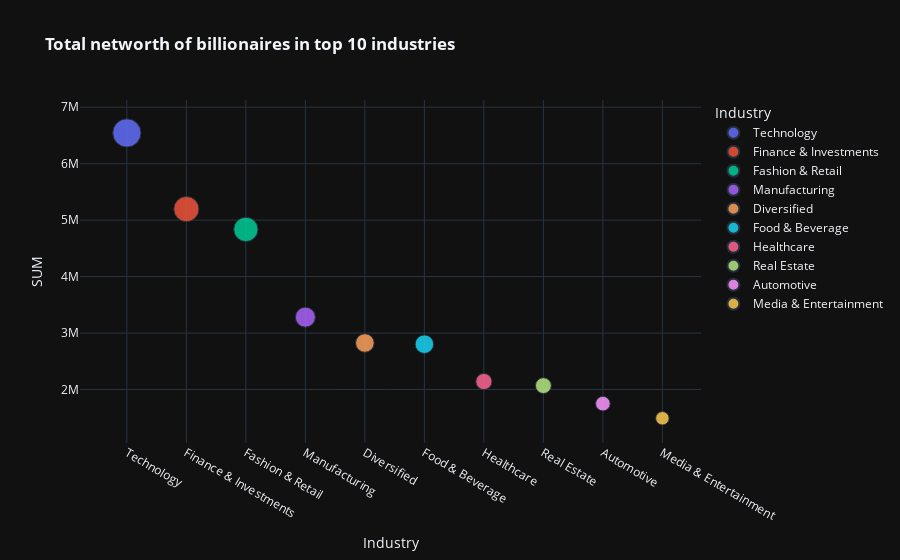

Here is the notebook cell this chart was saved with:
### Code cell
fig=px.scatter(Top_industry, x ='Industry', y = 'SUM', template = 'plotly_dark', color = 'Industry', size = 'SUM' , opacity = 0.85, title="<b>Total networth of billionaires in top 10 industries")
fig.show()

### Figure 1 — Plotly figure (JSON) as saved in the notebook; plotly's stock layout.template omitted (floating-point values rounded to 4 significant figures)
{"data": [{"hovertemplate": "Industry=%{x}<br>SUM=%{marker.size}<extra></extra>", "legendgroup": "Technology", "marker": {"color": "#636efa", "opacity": 0.85, "size": [6544100], "sizemode": "area", "sizeref": 16360.0, "symbol": "circle"}, "mode": "markers", "name": "Technology", "orientation": "v", "showlegend": true, "type": "scatter", "x": ["Technology"], "xaxis": "x", "y": [6544100], "yaxis": "y"}, {"hovertemplate": "Industry=%{x}<br>SUM=%{marker.size}<extra></extra>", "legendgroup": "Finance & Investments", "marker": {"color": "#EF553B", "opacity": 0.85, "size": [5196100], "sizemode": "area", "sizeref": 16360.0, "symbol": "circle"}, "mode": "markers", "name": "Finance & Investments", "orientation": "v", "showlegend": true, "type": "scatter", "x": ["Finance & Investments"], "xaxis": "x", "y": [5196100], "yaxis": "y"}, {"hovertemplate": "Industry=%{x}<br>SUM=%{marker.size}<extra></extra>", "legendgroup": "Fashion & Retail", "marker": {"color": "#00cc96", "opacity": 0.85, "size": [4835800], "sizemode": "area", "sizeref": 16360.0, "symbol": "circle"}, "mode": "markers", "name": "Fashion & Retail", "orientation": "v", "showlegend": true, "type": "scatter", "x": ["Fashion & Retail"], "xaxis": "x", "y": [4835800], "yaxis": "y"}, {"hovertemplate": "Industry=%{x}<br>SUM=%{marker.size}<extra></extra>", "legendgroup": "Manufacturing", "marker": {"color": "#ab63fa", "opacity": 0.85, "size": [3281100], "sizemode": "area", "sizeref": 16360.0, "symbol": "circle"}, "mode": "markers", "name": "Manufacturing", "orientation": "v", "showlegend": true, "type": "scatter", "x": ["Manufacturing"], "xaxis": "x", "y": [3281100], "yaxis": "y"}, {"hovertemplate": "Industry=%{x}<br>SUM=%{marker.size}<extra></extra>", "legendgroup": "Diversified", "marker": {"color": "#FFA15A", "opacity": 0.85, "size": [2824500], "sizemode": "area", "sizeref": 16360.0, "symbol": "circle"}, "mode": "markers", "name": "Diversified", "orientation": "v", "showlegend": true, "type": "scatter", "x": ["Diversified"], "xaxis": "x", "y": [2824500], "yaxis": "y"}, {"hovertemplate": "Industry=%{x}<br>SUM=%{marker.size}<extra></extra>", "legendgroup": "Food & Beverage", "marker": {"color": "#19d3f3", "opacity": 0.85, "size": [2803250], "sizemode": "area", "sizeref": 16360.0, "symbol": "circle"}, "mode": "markers", "name": "Food & Beverage", "orientation": "v", "showlegend": true, "type": "scatter", "x": ["Food & Beverage"], "xaxis": "x", "y": [2803250], "yaxis": "y"}, {"hovertemplate": "Industry=%{x}<br>SUM=%{marker.size}<extra></extra>", "legendgroup": "Healthcare", "marker": {"color": "#FF6692", "opacity": 0.85, "size": [2141700], "sizemode": "area", "sizeref": 16360.0, "symbol": "circle"}, "mode": "markers", "name": "Healthcare", "orientation": "v", "showlegend": true, "type": "scatter", "x": ["Healthcare"], "xaxis": "x", "y": [2141700], "yaxis": "y"}, {"hovertemplate": "Industry=%{x}<br>SUM=%{marker.size}<extra></extra>", "legendgroup": "Real Estate", "marker": {"color": "#B6E880", "opacity": 0.85, "size": [2069400], "sizemode": "area", "sizeref": 16360.0, "symbol": "circle"}, "mode": "markers", "name": "Real Estate", "orientation": "v", "showlegend": true, "type": "scatter", "x": ["Real Estate"], "xaxis": "x", "y": [2069400], "yaxis": "y"}, {"hovertemplate": "Industry=%{x}<br>SUM=%{marker.size}<extra></extra>", "legendgroup": "Automotive", "marker": {"color": "#FF97FF", "opacity": 0.85, "size": [1749600], "sizemode": "area", "sizeref": 16360.0, "symbol": "circle"}, "mode": "markers", "name": "Automotive", "orientation": "v", "showlegend": true, "type": "scatter", "x": ["Automotive"], "xaxis": "x", "y": [1749600], "yaxis": "y"}, {"hovertemplate": "Industry=%{x}<br>SUM=%{marker.size}<extra></extra>", "legendgroup": "Media & Entertainment", "marker": {"color": "#FECB52", "opacity": 0.85, "size": [1490300], "sizemode": "area", "sizeref": 16360.0, "symbol": "circle"}, "mode": "markers", "name": "Media & Entertainment", "orientation": "v", "showlegend": true, "type": "scatter", "x": ["Media & Entertainment"], "xaxis": "x", "y": [1490300], "yaxis": "y"}], "layout": {"legend": {"itemsizing": "constant", "title": {"text": "Industry"}, "tracegroupgap": 0}, "title": {"text": "<b>Total networth of billionaires in top 10 industries"}, "xaxis": {"anchor": "y", "categoryarray": ["Technology", "Finance & Investments", "Fashion & Retail", "Manufacturing", "Diversified", "Food & Beverage", "Healthcare", "Real Estate", "Automotive", "Media & Entertainment"], "categoryorder": "array", "domain": [0, 1], "title": {"text": "Industry"}}, "yaxis": {"anchor": "x", "domain": [0, 1], "title": {"text": "SUM"}}}}
